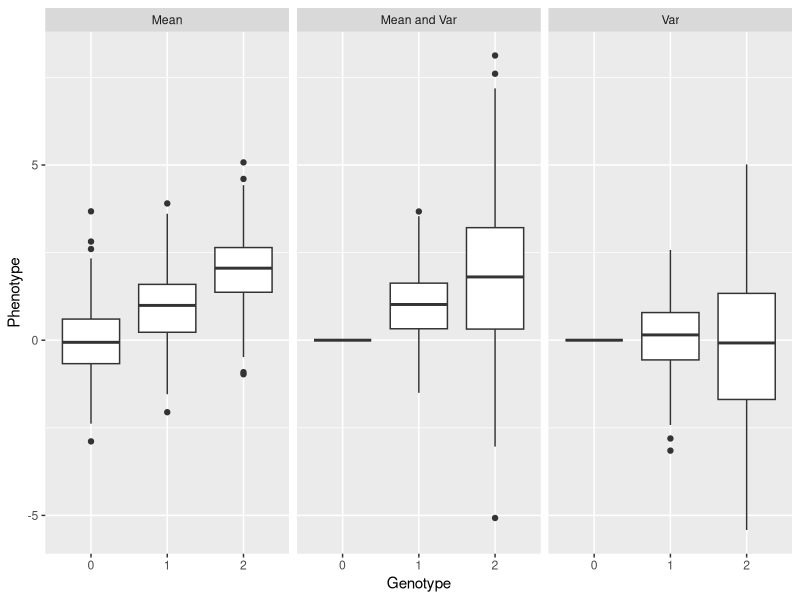
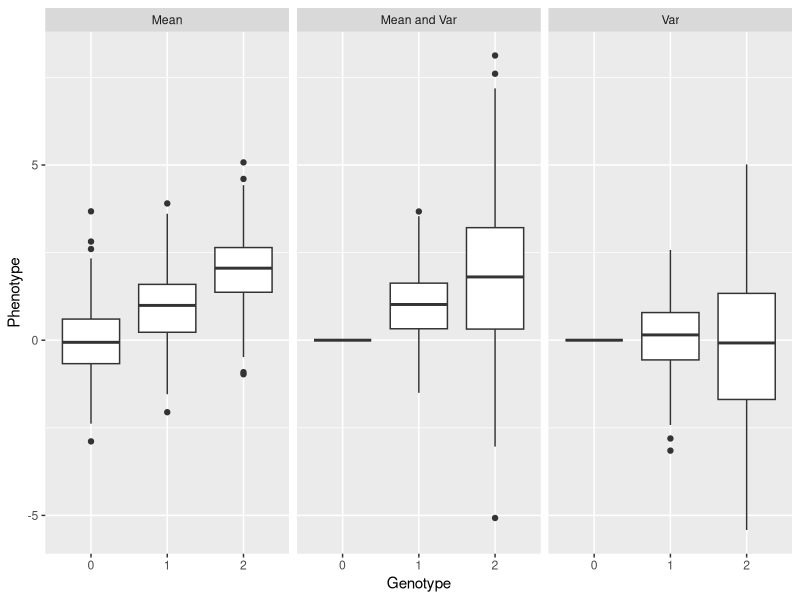

The R script that drew these images, in order:
n <- 1000
x <- rbinom(n, 2, 0.5)

y1 <- rnorm(n, x, 1)
y2 <- rnorm(n, 0, x)
y3 <- rnorm(n, x, x)

d <- data.frame(x=x, y=c(y1,y2,y3), what=rep(c("Mean", "Var", "Mean and Var"), each=n))

library(ggplot2)

ggplot(d, aes(x=as.factor(x),y=y)) +
geom_boxplot() +
facet_grid(. ~ what) +
labs(y="Phenotype", x="Genotype") 
ggsave("../images/variance_het.pdf", height=7, width=14)
